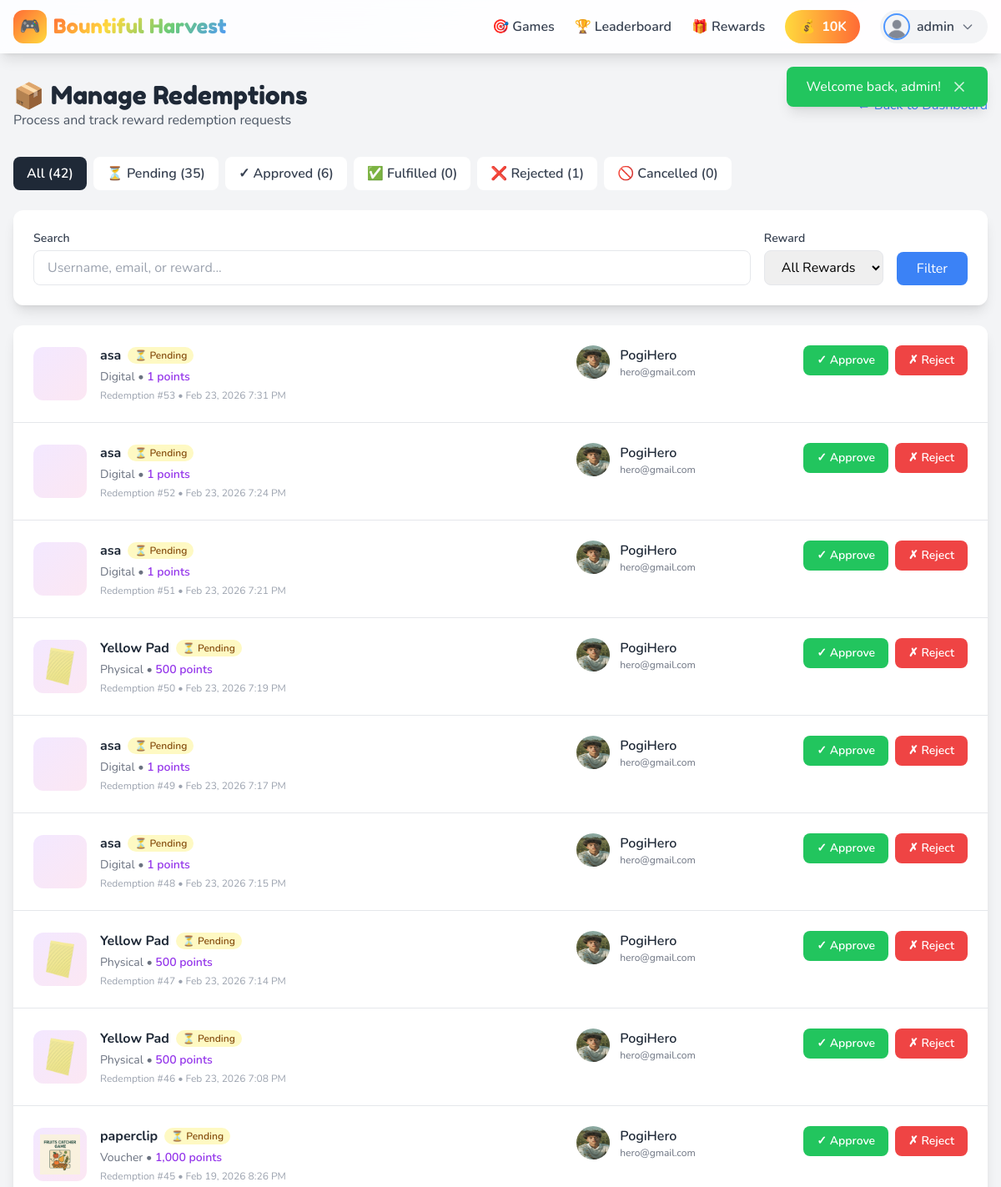
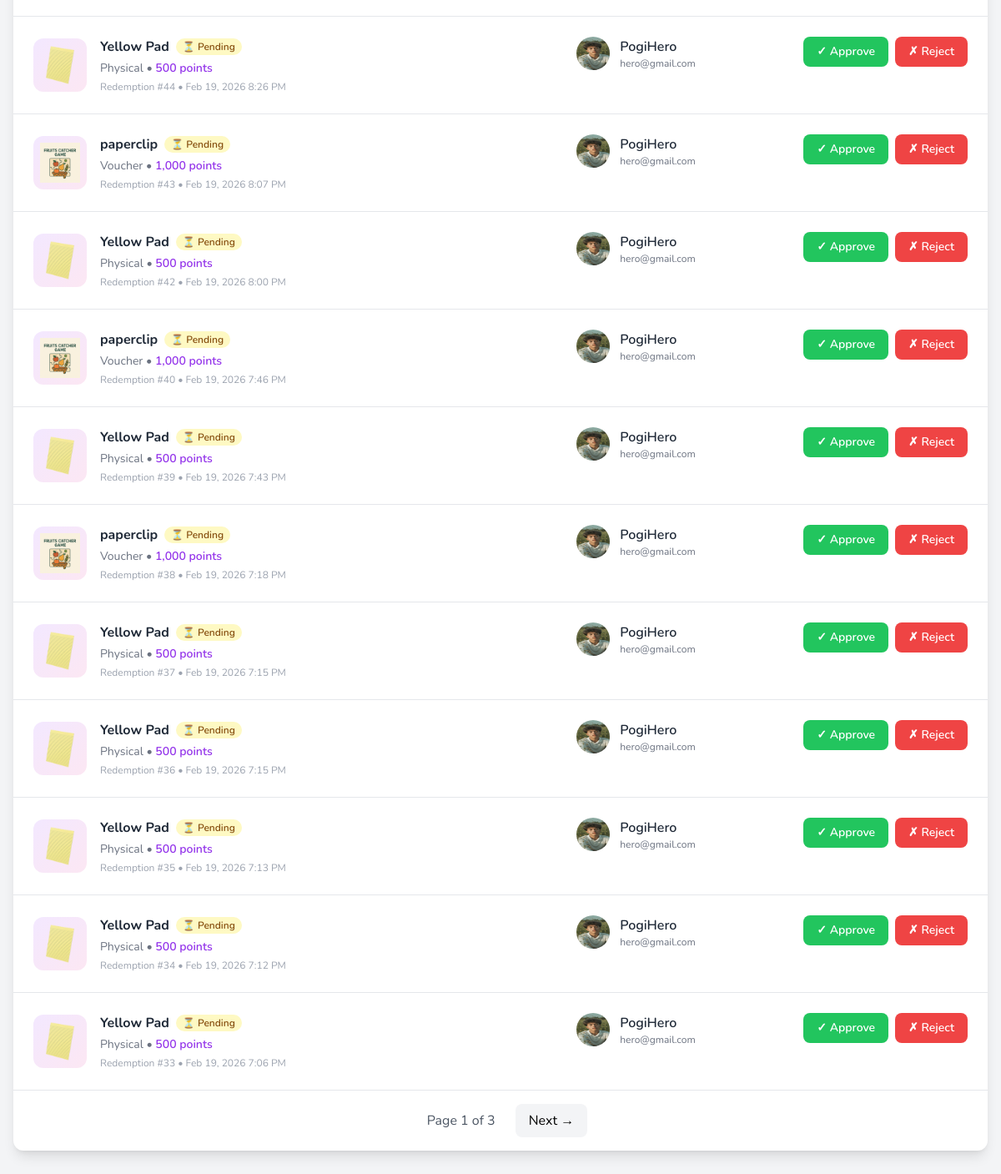
The page /admin/redemptions.php (signed in) on the database its author committed (2 pictures, top to bottom).
### tables this page shows
CREATE TABLE `wallet` (
  `id` int(10) UNSIGNED NOT NULL,
  `user_id` int(10) UNSIGNED NOT NULL,
  `balance` int(10) UNSIGNED DEFAULT 0,
  `total_earned` int(10) UNSIGNED DEFAULT 0,
  `total_spent` int(10) UNSIGNED DEFAULT 0,
  `last_transaction_at` timestamp NULL DEFAULT NULL,
  `created_at` timestamp NOT NULL DEFAULT current_timestamp(),
  `updated_at` timestamp NOT NULL DEFAULT current_timestamp() ON UPDATE current_timestamp()
);

CREATE TABLE `users` (
  `id` int(10) UNSIGNED NOT NULL,
  `username` varchar(50) NOT NULL,
  `email` varchar(100) NOT NULL,
  `password` varchar(255) NOT NULL,
  `role` enum('player','admin') DEFAULT 'player',
  `avatar` varchar(255) DEFAULT 'default-avatar.png',
  `status` enum('active','banned','suspended') DEFAULT 'active',
  `email_verified_at` timestamp NULL DEFAULT NULL,
  `remember_token` varchar(100) DEFAULT NULL,
  `last_login` timestamp NULL DEFAULT NULL,
  `login_attempts` int(10) UNSIGNED DEFAULT 0,
  `locked_until` timestamp NULL DEFAULT NULL,
  `created_at` timestamp NOT NULL DEFAULT current_timestamp(),
  `updated_at` timestamp NOT NULL DEFAULT current_timestamp() ON UPDATE current_timestamp()
);

CREATE TABLE `redemptions` (
  `id` bigint(20) UNSIGNED NOT NULL,
  `user_id` int(10) UNSIGNED NOT NULL,
  `reward_id` int(10) UNSIGNED NOT NULL,
  `points_spent` int(10) UNSIGNED NOT NULL,
  `status` enum('pending','approved','fulfilled','rejected','cancelled') NOT NULL DEFAULT 'pending',
  `admin_notes` text DEFAULT NULL,
  `user_notes` text DEFAULT NULL,
  `processed_by` int(10) UNSIGNED DEFAULT NULL,
  `processed_at` timestamp NULL DEFAULT NULL,
  `fulfilled_at` timestamp NULL DEFAULT NULL,
  `created_at` timestamp NOT NULL DEFAULT current_timestamp(),
  `updated_at` timestamp NOT NULL DEFAULT current_timestamp() ON UPDATE current_timestamp()
);

CREATE TABLE `rewards` (
  `id` int(10) UNSIGNED NOT NULL,
  `name` varchar(100) NOT NULL,
  `description` text DEFAULT NULL,
  `points_cost` int(10) UNSIGNED NOT NULL,
  `category` enum('digital','physical','voucher','badge','other') DEFAULT 'digital',
  `image` varchar(255) DEFAULT 'default-reward.png',
  `quantity` int(11) DEFAULT NULL,
  `max_per_user` int(10) UNSIGNED DEFAULT 1,
  `requires_approval` tinyint(1) DEFAULT 0,
  `status` enum('active','inactive','out_of_stock') DEFAULT 'active',
  `valid_from` timestamp NULL DEFAULT NULL,
  `valid_until` timestamp NULL DEFAULT NULL,
  `created_at` timestamp NOT NULL DEFAULT current_timestamp(),
  `updated_at` timestamp NOT NULL DEFAULT current_timestamp() ON UPDATE current_timestamp()
);

### admin/redemptions.php (the view, shortened to what the rows shown need)
<?php
require_once __DIR__ . '/../includes/header.php';
$statusFilter = $_GET['status'] ?? '';
$page = max(1, (int)($_GET['page'] ?? 1));
$perPage = 20;
$where = ['1=1'];
$params = [];
$whereClause = implode(' AND ', $where);
$total = Database::fetch(
    "SELECT COUNT(*) as count
     FROM redemptions r
     JOIN users u ON r.user_id = u.id
     JOIN rewards rw ON r.reward_id = rw.id
     WHERE $whereClause",
    $params
)['count'];
$pagination = paginate($total, $perPage, $page);
$params[] = $pagination['per_page'];
$params[] = $pagination['offset'];
$redemptions = Database::fetchAll(
    "SELECT r.*,
            u.username, u.email, u.avatar,
            rw.name as reward_name, rw.category as reward_category, rw.image as reward_image, rw.points_cost,
            admin.username as processed_by_name
     FROM redemptions r
     JOIN users u ON r.user_id = u.id
     JOIN rewards rw ON r.reward_id = rw.id
     LEFT JOIN users admin ON r.processed_by = admin.id
     WHERE $whereClause
     ORDER BY
        CASE r.status
            WHEN 'pending' THEN 1
            WHEN 'approved' THEN 2
            ELSE 3
        END,
        r.created_at DESC
     LIMIT ? OFFSET ?",
    $params
);
$statuses = [
    'pending' => ['label' => 'Pending', 'color' => 'bg-yellow-100 text-yellow-800', 'icon' => '⏳'],
    'approved' => ['label' => 'Approved', 'color' => 'bg-blue-100 text-blue-800', 'icon' => '✓'],
    'fulfilled' => ['label' => 'Fulfilled', 'color' => 'bg-green-100 text-green-800', 'icon' => '✅'],
    'rejected' => ['label' => 'Rejected', 'color' => 'bg-red-100 text-red-800', 'icon' => '❌'],
    'cancelled' => ['label' => 'Cancelled', 'color' => 'bg-gray-100 text-gray-800', 'icon' => '🚫'],
];
?>
<div class="min-h-screen py-8 px-4 bg-gray-100">
    <div class="max-w-7xl mx-auto">
        <div class="flex flex-col md:flex-row md:items-center md:justify-between gap-4 mb-8">
            <div>
                <h1 class="font-game text-3xl text-gray-800">📦 Manage Redemptions</h1>
            </div>
        </div>
        <div class="bg-white rounded-xl shadow-lg overflow-hidden">
            <?php if (empty($redemptions)): ?>
                <div class="text-center py-16">
                    <div class="text-6xl mb-4">📦</div>
                    <h3 class="text-xl font-bold text-gray-700 mb-2">No redemptions found</h3>
                    <p class="text-gray-500">
                        <?= $statusFilter ? 'No ' . strtolower($statuses[$statusFilter]['label']) . ' redemptions' : 'No redemption requests yet' ?>
                    </p>
                </div>
            <?php else: ?>
                <div class="divide-y">
                    <?php foreach ($redemptions as $redemption):
                        $status = $statuses[$redemption['status']] ?? $statuses['pending'];
                    ?>
                        <div class="p-6 hover:bg-gray-50 transition-colors">
                            <div class="flex flex-col lg:flex-row lg:items-start gap-4">
                                <div class="flex items-center gap-4 flex-1">
                                    <div class="w-16 h-16 bg-gradient-to-br from-purple-100 to-pink-100 rounded-xl flex items-center justify-center flex-shrink-0">
                                        <?php if ($redemption['reward_image']): ?>
                                            <img src="<?= asset('images/rewards/' . $redemption['reward_image']) ?>"
                                                 alt="" class="max-w-12 max-h-12 object-contain">
                                        <?php else: ?>
                                            <span class="text-3xl">🎁</span>
                                        <?php endif; ?>
                                    </div>
                                    <div class="flex-1 min-w-0">
                                        <div class="flex items-center gap-2 mb-1">
                                            <h3 class="font-bold text-gray-800"><?= e($redemption['reward_name']) ?></h3>
                                            <span class="px-2 py-0.5 rounded-full text-xs font-semibold <?= $status['color'] ?>">
                                                <?= $status['icon'] ?> <?= $status['label'] ?>
                                            </span>
                                        </div>
                                        <p class="text-sm text-gray-500">
                                            <span class="capitalize"><?= $redemption['reward_category'] ?></span> •
                                            <span class="font-semibold text-purple-600"><?= number_format($redemption['points_spent']) ?> points</span>
                                        </p>
                                        <p class="text-xs text-gray-400 mt-1">
                                            Redemption #<?= $redemption['id'] ?> • <?= date('M j, Y g:i A', strtotime($redemption['created_at'])) ?>
                                        </p>
                                    </div>
                                </div>
                                <div class="flex items-center gap-3 lg:w-64">
                                    <img src="<?= asset('images/avatars/' . ($redemption['avatar'] ?? 'default-avatar.png')) ?>"
                                         alt="" class="w-10 h-10 rounded-full">
                                    <div>
                                        <p class="font-semibold text-gray-800"><?= e($redemption['username']) ?></p>
                                        <p class="text-xs text-gray-500"><?= e($redemption['email']) ?></p>
                                    </div>
                                </div>
                                <div class="flex items-center gap-2 lg:w-auto">
                                    <?php if ($redemption['status'] === 'pending'): ?>
                                        <button onclick="showActionModal(<?= $redemption['id'] ?>, 'approve', '<?= e($redemption['reward_name']) ?>', '<?= e($redemption['username']) ?>')"
                                                class="px-4 py-2 bg-green-500 text-white rounded-lg hover:bg-green-600 text-sm font-semibold">
                                            ✓ Approve
                                        </button>
                                        <button onclick="showActionModal(<?= $redemption['id'] ?>, 'reject', '<?= e($redemption['reward_name']) ?>', '<?= e($redemption['username']) ?>')"
                                                class="px-4 py-2 bg-red-500 text-white rounded-lg hover:bg-red-600 text-sm font-semibold">
                                            ✗ Reject
                                        </button>
                                    <?php endif; ?>
                                </div>
                            </div>
                        </div>
                    <?php endforeach; ?>
                </div>
            <?php endif; ?>
        </div>
    </div>
</div>
<?php require_once __DIR__ . '/../includes/footer.php'; ?>

### includes/navbar.php (shortened to what the rows shown need)
<nav class="fixed top-0 left-0 right-0 z-40 bg-white/90 backdrop-blur-md shadow-lg">
    <div class="max-w-7xl mx-auto px-4">
        <div class="flex items-center justify-between h-16">
            <div class="hidden md:flex items-center gap-6">
                <?php if ($isLoggedIn): ?>
                    <div class="bg-gradient-to-r from-friv-yellow to-friv-orange text-white px-4 py-2 rounded-full font-bold flex items-center gap-2">
                        <span>💰</span>
                        <span id="navbar-balance"><?= formatNumber($currentUser['wallet_balance'] ?? 0) ?></span>
                    </div>
                    <div class="relative" x-data="{ open: false }">
                        <button @click="open = !open" class="flex items-center gap-2 bg-gray-100 hover:bg-gray-200 rounded-full pl-1 pr-4 py-1 transition-colors">
                            <img src="<?= asset('images/avatars/' . ($currentUser['avatar'] ?? 'default-avatar.png')) ?>"
                                 alt="Avatar"
                                 class="w-8 h-8 rounded-full object-cover border-2 border-friv-blue">
                            <span class="font-semibold text-gray-700"><?= e($currentUser['username']) ?></span>
                            <svg class="w-4 h-4 text-gray-500" fill="none" stroke="currentColor" viewBox="0 0 24 24">
                                <path stroke-linecap="round" stroke-linejoin="round" stroke-width="2" d="M19 9l-7 7-7-7"></path>
                            </svg>
                        </button>
                    </div>
                <?php endif; ?>
            </div>
        </div>
    </div>
</nav>

### rows shown on the page
wallet: balance "10K", user.avatar (placeholder picture), user.username "admin"
redemptions: reward.name "asa", status "⏳", status "Pending", reward.category "Digital", points_spent "1", id "53", created_at "Feb 23, 2026 7:31 PM", user.avatar (picture), user.username "PogiHero", user.email "hero@gmail.com"
redemptions: reward.name "asa", status "⏳", status "Pending", reward.category "Digital", points_spent "1", id "52", created_at "Feb 23, 2026 7:24 PM", user.avatar (picture), user.username "PogiHero", user.email "hero@gmail.com"
redemptions: reward.name "asa", status "⏳", status "Pending", reward.category "Digital", points_spent "1", id "51", created_at "Feb 23, 2026 7:21 PM", user.avatar (picture), user.username "PogiHero", user.email "hero@gmail.com"
redemptions: reward.image (picture), reward.name "Yellow Pad", status "⏳", status "Pending", reward.category "Physical", points_spent "500", id "50", created_at "Feb 23, 2026 7:19 PM", user.avatar (picture), user.username "PogiHero", user.email "hero@gmail.com"
redemptions: reward.name "asa", status "⏳", status "Pending", reward.category "Digital", points_spent "1", id "49", created_at "Feb 23, 2026 7:17 PM", user.avatar (picture), user.username "PogiHero", user.email "hero@gmail.com"
redemptions: reward.name "asa", status "⏳", status "Pending", reward.category "Digital", points_spent "1", id "48", created_at "Feb 23, 2026 7:15 PM", user.avatar (picture), user.username "PogiHero", user.email "hero@gmail.com"
redemptions: reward.image (picture), reward.name "Yellow Pad", status "⏳", status "Pending", reward.category "Physical", points_spent "500", id "47", created_at "Feb 23, 2026 7:14 PM", user.avatar (picture), user.username "PogiHero", user.email "hero@gmail.com"
redemptions: reward.image (picture), reward.name "Yellow Pad", status "⏳", status "Pending", reward.category "Physical", points_spent "500", id "46", created_at "Feb 23, 2026 7:08 PM", user.avatar (picture), user.username "PogiHero", user.email "hero@gmail.com"
redemptions: reward.image (picture), reward.name "paperclip", status "⏳", status "Pending", reward.category "Voucher", points_spent "1,000", id "45", created_at "Feb 19, 2026 8:26 PM", user.avatar (picture), user.username "PogiHero", user.email "hero@gmail.com"
redemptions: reward.image (picture), reward.name "Yellow Pad", status "⏳", status "Pending", reward.category "Physical", points_spent "500", id "44", created_at "Feb 19, 2026 8:26 PM", user.avatar (picture), user.username "PogiHero", user.email "hero@gmail.com"
redemptions: reward.image (picture), reward.name "paperclip", status "⏳", status "Pending", reward.category "Voucher", points_spent "1,000", id "43", created_at "Feb 19, 2026 8:07 PM", user.avatar (picture), user.username "PogiHero", user.email "hero@gmail.com"
redemptions: reward.image (picture), reward.name "Yellow Pad", status "⏳", status "Pending", reward.category "Physical", points_spent "500", id "42", created_at "Feb 19, 2026 8:00 PM", user.avatar (picture), user.username "PogiHero", user.email "hero@gmail.com"
redemptions: reward.image (picture), reward.name "paperclip", status "⏳", status "Pending", reward.category "Voucher", points_spent "1,000", id "40", created_at "Feb 19, 2026 7:46 PM", user.avatar (picture), user.username "PogiHero", user.email "hero@gmail.com"
redemptions: reward.image (picture), reward.name "Yellow Pad", status "⏳", status "Pending", reward.category "Physical", points_spent "500", id "39", created_at "Feb 19, 2026 7:43 PM", user.avatar (picture), user.username "PogiHero", user.email "hero@gmail.com"
redemptions: reward.image (picture), reward.name "paperclip", status "⏳", status "Pending", reward.category "Voucher", points_spent "1,000", id "38", created_at "Feb 19, 2026 7:18 PM", user.avatar (picture), user.username "PogiHero", user.email "hero@gmail.com"
redemptions: reward.image (picture), reward.name "Yellow Pad", status "⏳", status "Pending", reward.category "Physical", points_spent "500", id "37", created_at "Feb 19, 2026 7:15 PM", user.avatar (picture), user.username "PogiHero", user.email "hero@gmail.com"
redemptions: reward.image (picture), reward.name "Yellow Pad", status "⏳", status "Pending", reward.category "Physical", points_spent "500", id "36", created_at "Feb 19, 2026 7:15 PM", user.avatar (picture), user.username "PogiHero", user.email "hero@gmail.com"
redemptions: reward.image (picture), reward.name "Yellow Pad", status "⏳", status "Pending", reward.category "Physical", points_spent "500", id "35", created_at "Feb 19, 2026 7:13 PM", user.avatar (picture), user.username "PogiHero", user.email "hero@gmail.com"
redemptions: reward.image (picture), reward.name "Yellow Pad", status "⏳", status "Pending", reward.category "Physical", points_spent "500", id "34", created_at "Feb 19, 2026 7:12 PM", user.avatar (picture), user.username "PogiHero", user.email "hero@gmail.com"
redemptions: reward.image (picture), reward.name "Yellow Pad", status "⏳", status "Pending", reward.category "Physical", points_spent "500", id "33", created_at "Feb 19, 2026 7:06 PM", user.avatar (picture), user.username "PogiHero", user.email "hero@gmail.com"

### other values the page prints
APP_NAME "Bountiful Harvest"
$message "Welcome back, admin!"
array_sum($counts) "42"
$status['icon'] "⏳"
$status['label'] "Pending"
$counts[$key] "35"
$status['icon'] "✓"
$status['label'] "Approved"
$counts[$key] "6"
$status['icon'] "✅"
$status['label'] "Fulfilled"
$counts[$key] "0"
$status['icon'] "❌"
$status['label'] "Rejected"
$counts[$key] "1"
